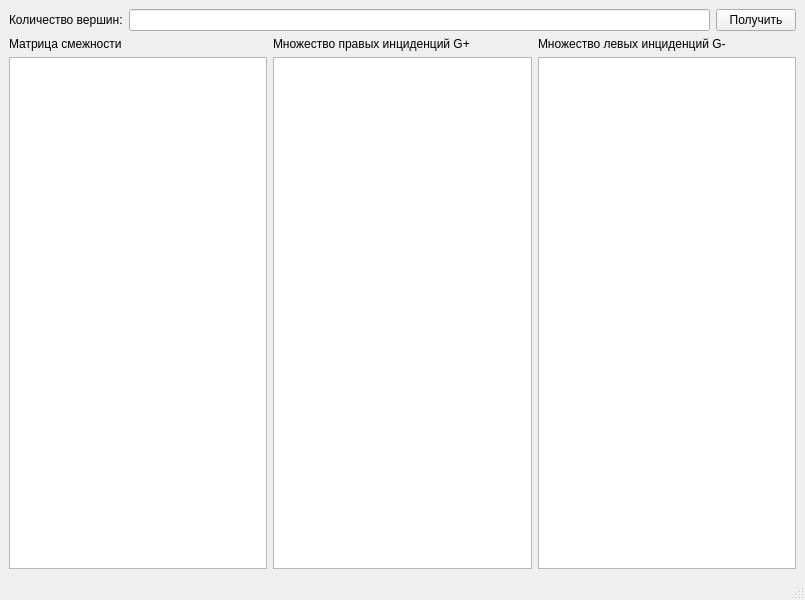
<?xml version="1.0" encoding="UTF-8"?>
<ui version="4.0">
 <class>MainWindow</class>
 <widget class="QMainWindow" name="MainWindow">
  <property name="geometry">
   <rect>
    <x>0</x>
    <y>0</y>
    <width>805</width>
    <height>600</height>
   </rect>
  </property>
  <property name="windowTitle">
   <string>MainWindow</string>
  </property>
  <widget class="QWidget" name="centralwidget">
   <layout class="QVBoxLayout" name="verticalLayout">
    <item>
     <layout class="QHBoxLayout" name="horizontalLayout">
      <item>
       <widget class="QLabel" name="count_label">
        <property name="text">
         <string>Количество вершин:</string>
        </property>
       </widget>
      </item>
      <item>
       <widget class="QLineEdit" name="count"/>
      </item>
      <item>
       <widget class="QPushButton" name="calculate">
        <property name="text">
         <string>Получить</string>
        </property>
       </widget>
      </item>
     </layout>
    </item>
    <item>
     <layout class="QHBoxLayout" name="horizontalLayout_2">
      <item>
       <layout class="QVBoxLayout" name="verticalLayout_2">
        <item>
         <widget class="QLabel" name="matrix_smez_label">
          <property name="text">
           <string>Матрица смежности</string>
          </property>
         </widget>
        </item>
        <item>
         <widget class="QTableWidget" name="matrix_smez_table"/>
        </item>
       </layout>
      </item>
      <item>
       <layout class="QVBoxLayout" name="verticalLayout_3">
        <item>
         <widget class="QLabel" name="matrix_Gright_label">
          <property name="text">
           <string>Множество правых инциденций G+</string>
          </property>
         </widget>
        </item>
        <item>
         <widget class="QTableWidget" name="matrix_Gright_table"/>
        </item>
       </layout>
      </item>
      <item>
       <layout class="QVBoxLayout" name="verticalLayout_4">
        <item>
         <widget class="QLabel" name="matrix_Glelt_label">
          <property name="text">
           <string>Множество левых инциденций G-</string>
          </property>
         </widget>
        </item>
        <item>
         <widget class="QTableWidget" name="matrix_Gleft_table"/>
        </item>
       </layout>
      </item>
     </layout>
    </item>
   </layout>
  </widget>
  <widget class="QMenuBar" name="menubar">
   <property name="geometry">
    <rect>
     <x>0</x>
     <y>0</y>
     <width>805</width>
     <height>33</height>
    </rect>
   </property>
  </widget>
  <widget class="QStatusBar" name="statusbar"/>
 </widget>
 <resources/>
 <connections/>
</ui>
